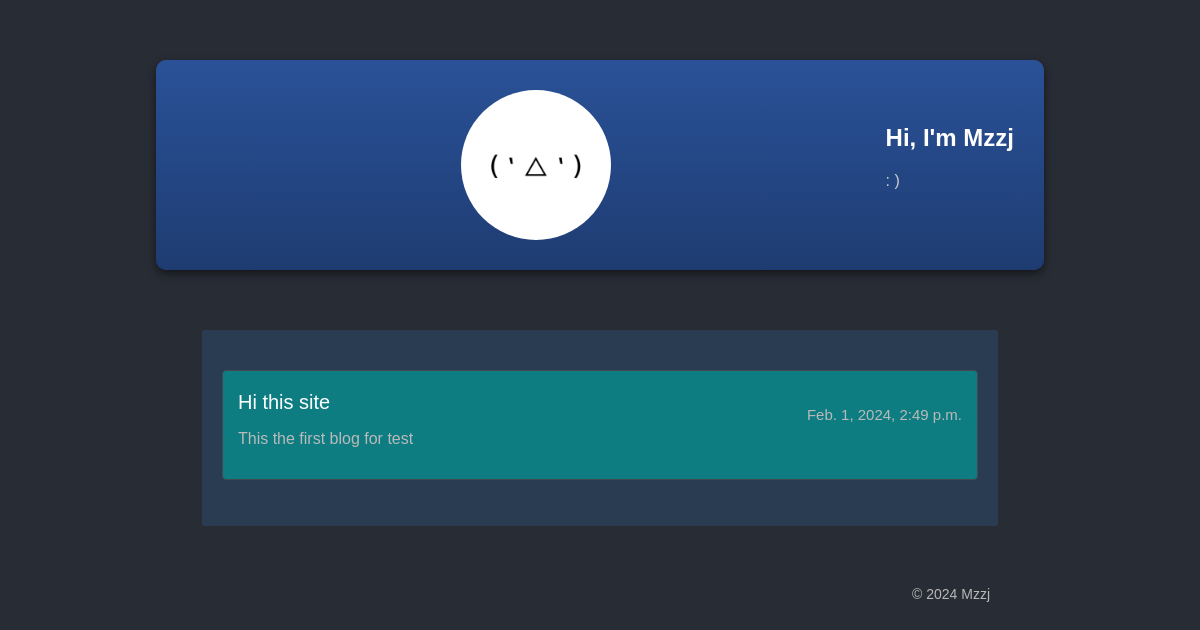
Page /blog/index on the earlier database version.
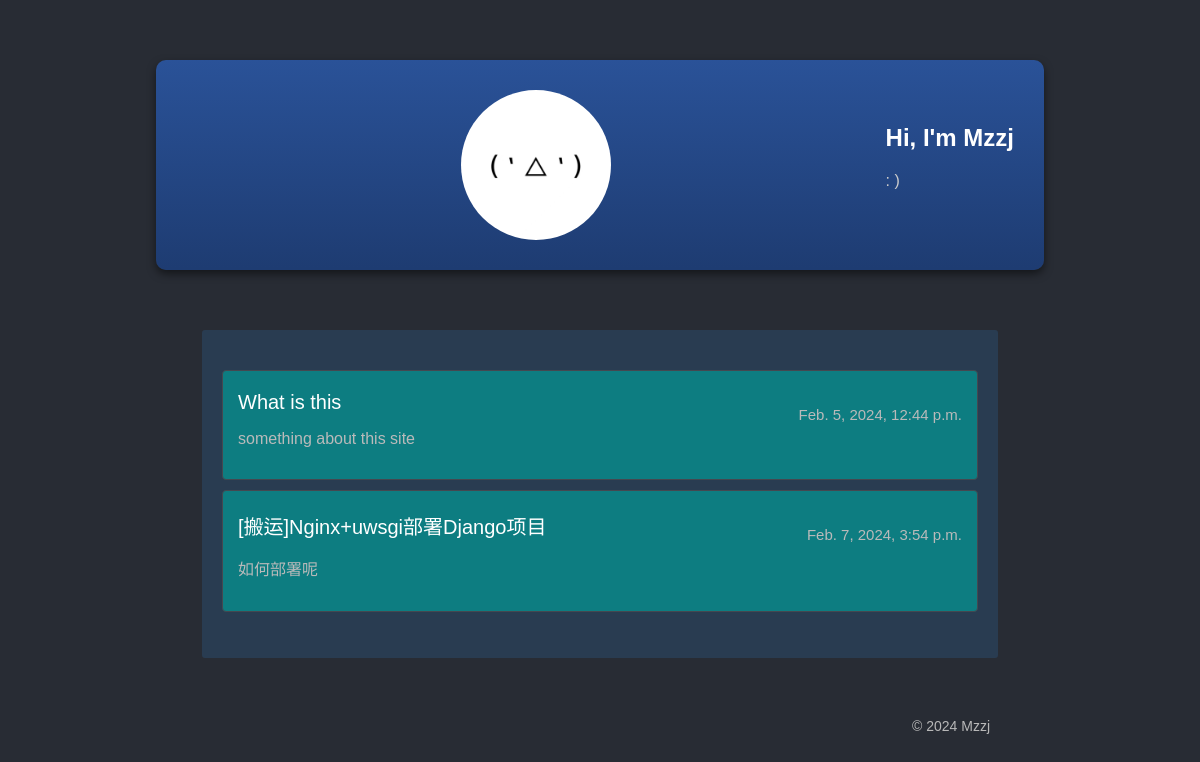
Same page on the later database version.
### blog/models.py (models this page shows, shortened)
class postThing(models.Model):
    title = models.CharField(max_length=50, default="default title")
    intro = models.CharField(max_length=150, default="this a brief introduction")
    post_date = models.DateTimeField()
    text = models.TextField()

### blog/views.py (the view)
# urls.py: path("", views.index, name="index"),
def index(request):
    all_posts = postThing.objects.order_by("post_date")
    context = {
        "all_posts": all_posts,
    }
    return render(request, "blog/index.html", context)

### blog/templates/blog/index.html (shortened to what this page needs)
<!DOCTYPE html>
<html>
{% load static %}
<head>
    <link rel="stylesheet" type="text/css" href="{% static 'blog/css/index.css' %}">
</head>
<body>
<div class="profile">
    <br>
    <img src="{% static 'blog/img/avatar.png' %}" alt="mzzj">
    <div>
        <h2>Hi, I'm Mzzj</h2>
        <p>: )</p>
    </div>
</div>
<div class="container">
    <div class="blogs">
        <ul>
            {% for post in all_posts %}
            <li>
                <a href="posts/{{ post.title }}">
                    {{ post.title }}
                    <p style="float: right; font-size: 15px;">{{ post.post_date }}</p>
                </a>
                <p>{{ post.intro }}</p>
            </li>
            {% endfor %}
        </ul>
    </div>
</div>
<div style="max-width: 65%; margin: 10px auto; font-size: 14px; color: #b8b8b8; text-align: right;">
    <p>© 2024 Mzzj</p>
</div>
</body>
</html>

### blog/static/blog/css/index.css (style rules this page uses)
body { font-family: Arial, sans-serif; margin: 0; padding: 0; background-color: #282c34; }
.container { max-width: 63%; margin: 5% auto; padding: 20px; background-color: #293c51; border-radius: 3px; }
.profile { max-width: 69%; margin: 5% auto; padding: 30px; display: flex; align-items: center; justify-content: space-between; margin-bottom: 20px; border-radius: 10px; box-shadow: 0 4px 8px rgba(0, 0, 0, 0.5); background-image: linear-gradient(to top, #1e3c72 0%, #1e3c72 1%, #2a5298 100%); transition: transform 0.5s ease-out; }
.profile img { border-radius: 50%; width: 150px; height: 150px; object-fit: cover; animation: spin 1s linear; }
.profile h2 { margin-top: 0; font-size: 24px; color: #fff; }
.profile p { font-size: 16px; color: #ccc; }
.blogs { list-style-type: none; padding: 0; margin-top: 20px; }
.blogs ul { display: flex; flex-wrap: wrap; list-style-type: none; padding: 0; margin-top: 20px; }
.blogs ul li { flex: 1 0 90%; display: block; padding: 15px; padding-top: 20px; margin-bottom: 10px; background-color: #0d7d81; border: 1px solid #444850; border-radius: 4px; transition: transform 0.3s ease-out; }
.blogs li a { font-size: 20px; color: #fff; text-decoration: none; }
.blogs li p { color: #bababa; text-decoration: none; }

Differences in the rows shown:
changed postThing: title "Hi this site" → "What is this"; post_date "Feb. 1, 2024, 2:49 p.m." → "Feb. 5, 2024, 12:44 p.m."; intro "This the first blog for test" → "something about this site"
added postThing: title "[搬运]Nginx+uwsgi部署Django项目", post_date "Feb. 7, 2024, 3:54 p.m.", intro "如何部署呢"
